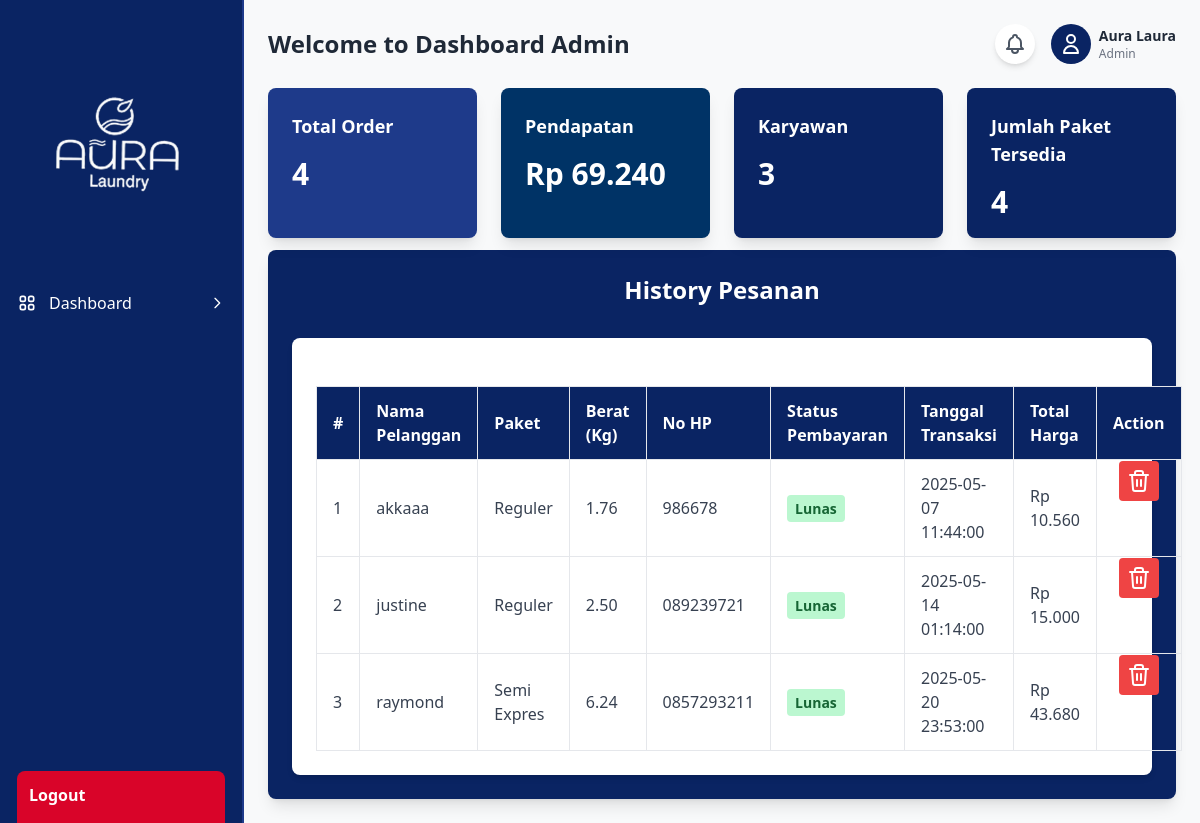
/karyawan/index.php?page=history_pemesanan (signed in), run on the app's committed database.
### tables this page shows
CREATE TABLE `tbl_transaksi` (
  `id_transaksi` int(11) NOT NULL,
  `id_paket` int(11) NOT NULL,
  `nama_pelanggan` varchar(100) NOT NULL,
  `berat` varchar(12) NOT NULL,
  `no_hp` varchar(15) NOT NULL,
  `alamat` text NOT NULL,
  `total_harga` decimal(10,2) DEFAULT NULL,
  `tanggal_transaksi` datetime DEFAULT current_timestamp(),
  `tanggal_selesai` datetime DEFAULT NULL,
  `status_pesanan` enum('Diproses','Selesai','Diambil') DEFAULT 'Diproses',
  `status_pembayaran` enum('Belum Bayar','Lunas') DEFAULT 'Belum Bayar',
  `id_user` int(11) DEFAULT NULL
);

CREATE TABLE `tbl_paket` (
  `id_paket` int(11) NOT NULL,
  `kode_paket` varchar(50) NOT NULL,
  `nama_paket` varchar(100) NOT NULL,
  `harga_per_kilo` decimal(10,2) NOT NULL,
  `deskripsi` text DEFAULT NULL,
  `waktu_selesai` int(11) DEFAULT 1
);

### karyawan/content/kelola_transaksi/history.php (the view, shortened to what this page needs)
<div class="w-full p-6 mt-3  bg-[#0a2463] shadow-lg rounded-lg">
    <h1 class="text-2xl font-bold text-center text-white mb-4">History Pesanan</h1>
    <?php
    $sql = "
    SELECT
        transaksi.id_transaksi,
        transaksi.nama_pelanggan,
        transaksi.berat,
        transaksi.no_hp,
        transaksi.alamat,
        transaksi.total_harga,
        transaksi.tanggal_transaksi,
        transaksi.tanggal_selesai,
        transaksi.status_pembayaran,
        paket.nama_paket
    FROM tbl_transaksi AS transaksi
    INNER JOIN tbl_paket AS paket
        ON transaksi.id_paket = paket.id_paket
    WHERE transaksi.status_pembayaran = 'Lunas'
";
    $result = $conn->query($sql);
    ?>
    <div class="mt-8 bg-white p-6 rounded-lg shadow-md w-full pt-12">
        <?php if ($result->num_rows === 0): ?>
            <p class="text-center text-gray-500">Belum ada transaksi yang berstatus "Belum Bayar".</p>
        <?php else: ?>
            <table class="w-full border-collapse border border-gray-200">
                <thead class="bg-[#0a2463] text-white">
                    <tr>
                        <th class="py-3 px-4 text-left border border-gray-200">#</th>
                        <th class="py-3 px-4 text-left border border-gray-200">Nama Pelanggan</th>
                        <th class="py-3 px-4 text-left border border-gray-200">Paket</th>
                        <th class="py-3 px-4 text-left border border-gray-200">Berat (Kg)</th>
                        <th class="py-3 px-4 text-left border border-gray-200">No HP</th>
                        <th class="py-3 px-4 text-left border border-gray-200">Status Pembayaran</th>
                        <th class="py-3 px-4 text-left border border-gray-200">Tanggal Transaksi</th>
                        <th class="py-3 px-4 text-left border border-gray-200">Total Harga</th>
                        <th class="py-3 px-4 text-left border border-gray-200">Action</th>
                    </tr>
                </thead>
                <tbody class="text-gray-700">
                    <?php $no = 1; ?>
                    <?php while ($row = $result->fetch_assoc()): ?>
                        <tr class="border-b hover:bg-gray-50">
                            <td class="py-3 px-4 border border-gray-200"><?= $no++; ?></td>
                            <td class="py-3 px-4 border border-gray-200"><?= htmlspecialchars($row['nama_pelanggan']); ?></td>
                            <td class="py-3 px-4 border border-gray-200"><?= htmlspecialchars($row['nama_paket']); ?></td>
                            <td class="py-3 px-4 border border-gray-200"><?= htmlspecialchars($row['berat']); ?></td>
                            <td class="py-3 px-4 border border-gray-200"><?= htmlspecialchars($row['no_hp']); ?></td>
                            <td class="py-3 px-4 border border-gray-200">
                                <span class="px-2 py-1 rounded text-sm font-semibold
                                    <?= $row['status_pembayaran'] == 'Belum Bayar' ? 'bg-red-200 text-red-800' : 'bg-green-200 text-green-800' ?>">
                                    <?= $row['status_pembayaran']; ?>
                                </span>
                            </td>
                            <td class="py-3 px-4 border border-gray-200"><?= htmlspecialchars($row['tanggal_transaksi']) ?></td>
                            <td class="py-3 px-4 border border-gray-200">
                                Rp <?= number_format($row['total_harga'], 0, ',', '.'); ?>
                            </td>
                            <td class="flex justify-center place-items-center  gap-2 px-4">
                            <button class="p-2 bg-red-500 text-white rounded hover:bg-red-600">
                                        <a class='btn btn-danger' href='?page=history_pemesanan&hapus=<?= $row['id_transaksi']; ?>'
                                            onclick="return confirm('Yakin akan menghapus data?');">
                                        </a>
                                    </button>
                        </td>
                        </tr>
                    <?php endwhile; ?>
                </tbody>
            </table>
        <?php endif; ?>
    </div>
</div>

### data on the page
tbl_transaksi: nama_pelanggan "akkaaa", id_paket.nama_paket "Reguler", berat "1.76", no_hp "986678", status_pembayaran "Lunas", tanggal_transaksi "2025-05-07 11:44:00", total_harga "10.560"
tbl_transaksi: nama_pelanggan "justine", id_paket.nama_paket "Reguler", berat "2.50", no_hp "089239721", status_pembayaran "Lunas", tanggal_transaksi "2025-05-14 01:14:00", total_harga "15.000"
tbl_transaksi: nama_pelanggan "raymond", id_paket.nama_paket "Semi Expres", berat "6.24", no_hp "0857293211", status_pembayaran "Lunas", tanggal_transaksi "2025-05-20 23:53:00", total_harga "43.680"

### other printed values
$_SESSION['role'] "Admin"
$_SESSION['name'] "Aura Laura"
$row "4"
$total_pendapatan "69.240"
$row "3"
